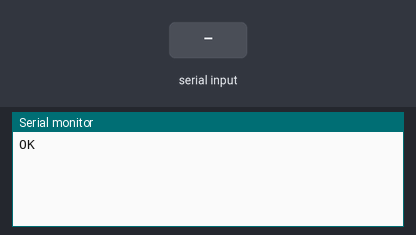
Bench run of a sketch on a simulated Arduino Uno, built with avr-gcc and run on an emulated ATmega328P. Shown: the last lines printed to the serial monitor. The inputs (shaded band) are chosen by the test bench.

Above: at 3.2 s.
3.3 s: "1" received over the second serial link
At 4.7 s:
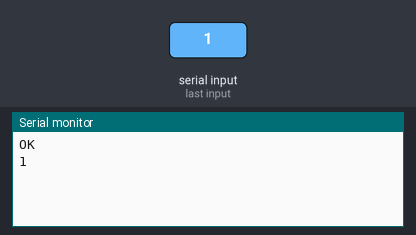
5.1 s: "0" received over the second serial link
At 6.1 s:
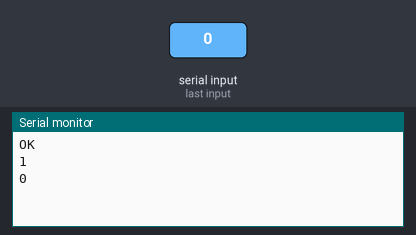

The sketch:

manual_kontrol.ino
```cpp
/*
prg adı: kalite_soguk_test_v3
board: arduino uno r3
tarih: 22.4.2016
yazan: Remzi ŞAHİNOĞLU

bu program soğuk testini bilgisayardan yapıyoruz ya, he, işte
bilgisayar olmaz ise bu programa test yükleyip sonra soğuk testi
arduinosuna datalar aktarılabilir.

*/

#include <SoftwareSerial.h>

int aktif_arduino = 0;
int aktif_pc = 0;
String inputString = "";

//------------------------------ GİRİŞLER --------------------------------//
// digital 0:RX, 1:TX olarak serial tanımlanmıştır
SoftwareSerial mySerial(2, 3); // (RX, TX)                                // sayac için kondu

//---------------------- KONFİGÜRASYON AYARLARI --------------------------//
void setup()
{
  Serial.begin(9600);                                       // initialize serial: 19200 bit per second
  delay(1000);
  mySerial.begin(9600);
  delay(1000);

  Serial.println("OK");
}

void serialEvent() {
  while (Serial.available())                                             // bufferda okuacak veri olduğu sürece tek tek byte ları oku
  {
    char inChar = (char)Serial.read();
    inputString += inChar;
    aktif_arduino = 1;
  }
}

//------------------------------------------------------------------------//
//-------------------------- ANA PROGRAM ---------------------------------//
void loop()
{
  while (mySerial.available())                                             // bufferda okuacak veri olduğu sürece tek tek byte ları oku
  {
    char inChar = (char)mySerial.read();
    inputString += inChar;
    aktif_pc = 1;
  }

  delay(100);

  if(aktif_pc == 1)
  {
    aktif_pc = 0;
    Serial.println(inputString);
    inputString = "";
  }

  delay(100);

  if(aktif_arduino == 1)
  {
    aktif_arduino = 0;
    mySerial.println(inputString);
    inputString = "";
  }
  delay(100);
}
```

Measured:
- after the input at 3.3 s, the serial monitor: prints a new line after 0.30 s (image 1)
- after the input at 5.1 s, the serial monitor: prints a new line after 0.30 s (image 2)
